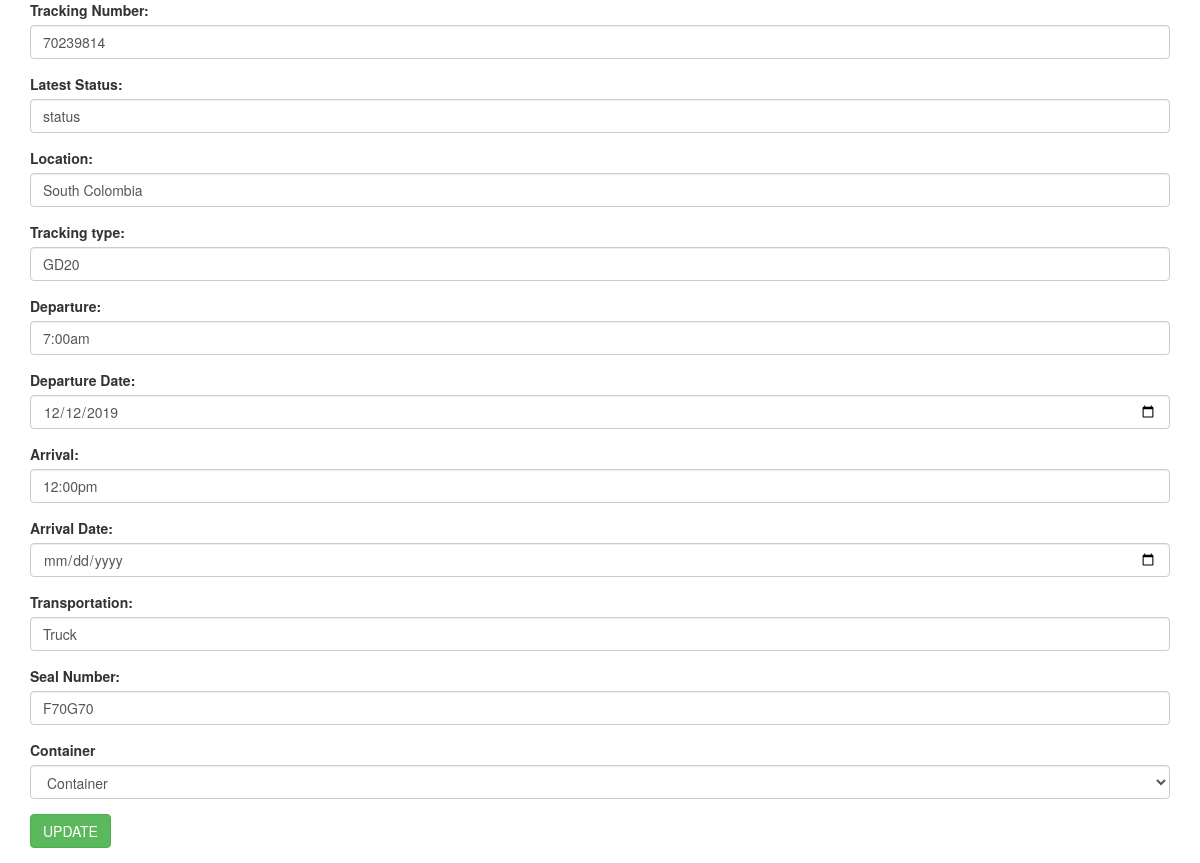
The page /admin/edit.php?track_num=70239814 on the database its author committed.
### tables this page shows
CREATE TABLE `add_table` (
  `add_id` int(11) NOT NULL,
  `track_num` text NOT NULL,
  `size_type` text NOT NULL,
  `container` text NOT NULL,
  `arrival` text NOT NULL,
  `arrival_date` int(11) NOT NULL,
  `seal_no` text NOT NULL
);

CREATE TABLE `add_track` (
  `track_id` int(11) NOT NULL,
  `lstatus` text NOT NULL,
  `location` text NOT NULL,
  `departure` text NOT NULL,
  `departure_date` text NOT NULL,
  `transportation` text NOT NULL,
  `track_num` text NOT NULL,
  `container` text NOT NULL
);

### admin/edit.php (the view, shortened to what this page needs)
<?php
include("config.php");
if(isset($_GET['track_num']))
{
$id=$_GET['track_num'];
$sql="SELECT * FROM add_table WHERE track_num=$id";
  $result=mysqli_query($conn,$sql);
  $row=mysqli_fetch_assoc($result);
  $add_sql="SELECT * FROM add_track WHERE track_num=$id";
  $add_query=mysqli_query($conn,$add_sql);
  $result_add=mysqli_fetch_assoc($add_query);
}else
{
 header('Location:index.php');
}
?>
<!DOCTYPE html>
<html>
<head>
  <link rel="stylesheet" href="https://maxcdn.bootstrapcdn.com/bootstrap/3.4.0/css/bootstrap.min.css">
</head>
<body>
	<div class="container">
  <form method="POST" action="editpasser.php">
    <div class="form-group">
      <label for="num">Tracking Number:</label>
      <input type="text" class="form-control" id="num" name="track_num" value="<?php echo $row['track_num']; ?>">
    </div>
    <div class="form-group">
      <label for="status">Latest Status:</label>
      <input type="text" class="form-control" id="status" name="lstatus" value="<?php echo $result_add['lstatus']; ?>">
    </div>
    <div class="form-group">
      <label for="Location">Location:</label>
      <input type="text" class="form-control" id="Location" name="location" value="<?php echo $result_add['location']; ?>">
    </div>
    <div class="form-group">
      <label for="type">Tracking type:</label>
      <input type="text" class="form-control" id="type" name="type" value="<?php echo $row['size_type']; ?>">
    </div>
    <div class="form-group">
      <label for="departure">Departure:</label>
      <input type="text" class="form-control" id="departure" name="departure" value="<?php echo $result_add['departure']; ?>">
    </div>
    <div class="form-group">
      <label for="departure_date">Departure Date:</label>
      <input type="date" class="form-control" id="departure_date" name="departure_date" value="<?php echo $result_add['departure_date']; ?>">
    </div>
    <div class="form-group">
      <label for="arrival">Arrival:</label>
      <input type="text" class="form-control" id="arrival" name="arrival" value="<?php echo $row['arrival']; ?>">
    </div>
    <div class="form-group">
      <label for="arrival_date">Arrival Date:</label>
      <input type="date" class="form-control" id="arrival_date" name="arrival_date" value="<?php echo $row['arrival_date']; ?>">
    </div>
    <div class="form-group">
      <label for="transportation">Transportation:</label>
      <input type="text" class="form-control" id="transportation" name="transportation" value="<?php echo $result_add['transportation']; ?>">
    </div>
    <div class="form-group">
      <label for="seal">Seal Number:</label>
      <input type="text" class="form-control" id="seal" name="seal_no" value="<?php echo $row['seal_no']; ?>">
    </div>
<div class="form-group">
      <label for="type">Container</label>
     <select name="container" class="form-control">
       <option >Container</option>
     </select>
    </div>
    <div class="form-group">
    <button type="submit" class="btn btn-success">UPDATE</button>
    </div>
  </form>
</div>
</body>
</html>

### rows shown on the page
add_table: track_num "70239814", type "GD20", arrival "12:00pm", seal_no "F70G70"
add_track: lstatus "status", location "South Colombia", departure "7:00am", departure_date "12/12/2019", transportation "Truck"
